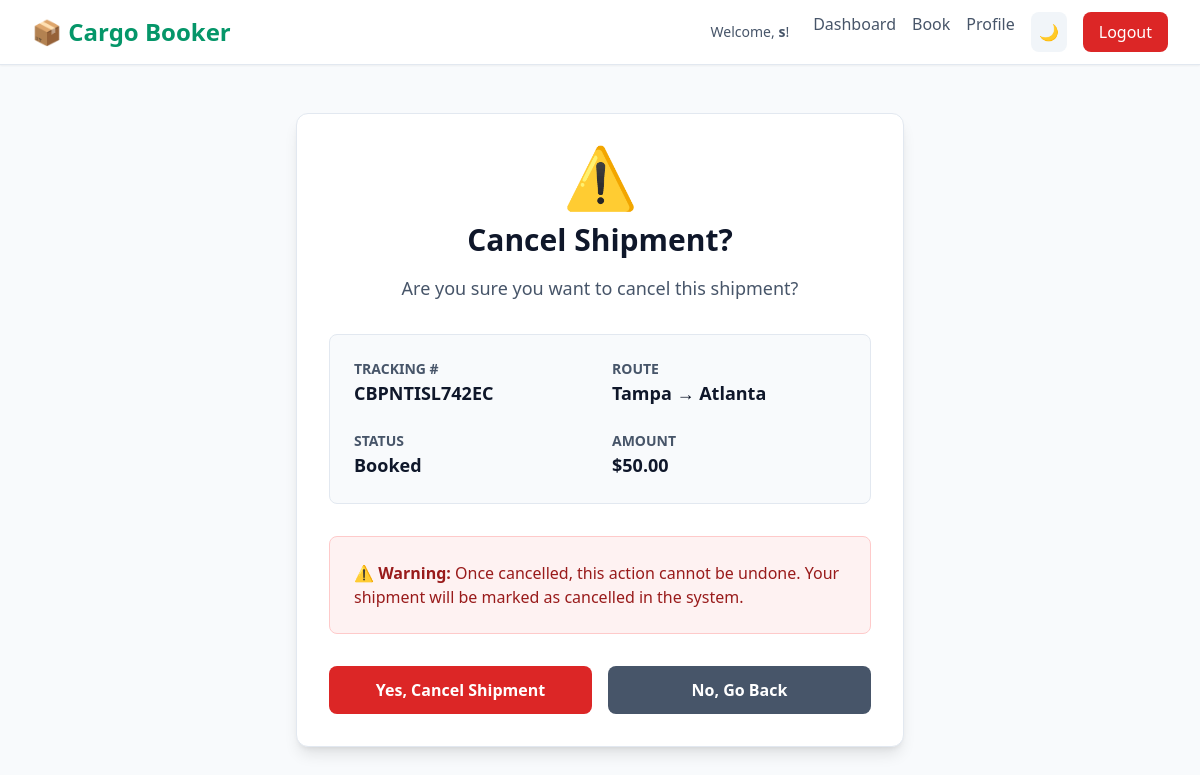
/shipment/1/cancel/ (signed in), run on the app's committed database.
### shipments/models.py (models this page shows, shortened)
class Shipment(models.Model):
    CARGO_TYPE_CHOICES = [
        ('documents', 'Documents'),
        ('fragile', 'Fragile Items'),
        ('perishable', 'Perishable Goods'),
        ('electronics', 'Electronics'),
        ('furniture', 'Furniture'),
        ('machinery', 'Machinery'),
        ('other', 'Other'),
    ]
    STATUS_CHOICES = [
        ('pending', 'Pending'),
        ('booked', 'Booked'),
        ('in_transit', 'In Transit'),
        ('delivered', 'Delivered'),
        ('cancelled', 'Cancelled'),
    ]
    user = models.ForeignKey(User, on_delete=models.CASCADE, related_name='shipments')
    tracking_number = models.CharField(max_length=20, unique=True, default=generate_tracking_number)
    sender_name = models.CharField(max_length=255)
    sender_email = models.EmailField()
    sender_phone = models.CharField(max_length=20)
    sender_address = models.TextField()
    sender_city = models.CharField(max_length=100)
    sender_postal = models.CharField(max_length=20)
    receiver_name = models.CharField(max_length=255)
    receiver_email = models.EmailField()
    receiver_phone = models.CharField(max_length=20)
    receiver_address = models.TextField()
    receiver_city = models.CharField(max_length=100)
    receiver_postal = models.CharField(max_length=20)
    cargo_type = models.CharField(max_length=20, choices=CARGO_TYPE_CHOICES)
    cargo_description = models.TextField()
    weight_kg = models.DecimalField(max_digits=10, decimal_places=2)
    cargo_type_price = models.DecimalField(max_digits=10, decimal_places=2, default=0)  # per kg
    total_price = models.DecimalField(max_digits=10, decimal_places=2, default=0)
    status = models.CharField(max_length=20, choices=STATUS_CHOICES, default='pending')
    created_at = models.DateTimeField(auto_now_add=True)
    updated_at = models.DateTimeField(auto_now=True)
    estimated_delivery = models.DateTimeField(null=True, blank=True)
    class Meta:
        ordering = ['-created_at']

### shipments/views.py (the view, shortened to what this page needs)
# urls.py: path('shipment/<int:pk>/cancel/', views.cancel_shipment, name='cancel_shipment'),
@login_required(login_url='login')
def cancel_shipment(request, pk):
    shipment = get_object_or_404(Shipment, pk=pk)
    if shipment.user != request.user:
        messages.error(request, 'You do not have permission to cancel this shipment.')
        return redirect('dashboard')
    if shipment.status not in ['pending', 'booked']:
        messages.error(request, 'This shipment cannot be cancelled.')
        return redirect('shipment_detail', pk=pk)
    return render(request, 'cancel_shipment.html', {'shipment': shipment})

### templates/cancel_shipment.html (shortened to what this page needs)
{% extends 'base.html' %}
{% block content %}
<div class="max-w-2xl mx-auto px-4 sm:px-6 lg:px-8 py-12">
    <div class="bg-white dark:bg-slate-900 rounded-xl shadow-lg p-8 border border-slate-200 dark:border-slate-800">
        <div class="text-center mb-8">
            <div class="text-6xl mb-4">⚠️</div>
            <h1 class="text-3xl font-bold text-slate-900 dark:text-white mb-4">Cancel Shipment?</h1>
            <p class="text-slate-600 dark:text-slate-400 text-lg">Are you sure you want to cancel this shipment?</p>
        </div>
        <div class="bg-slate-50 dark:bg-slate-800 rounded-lg p-6 mb-8 border border-slate-200 dark:border-slate-700">
            <div class="grid grid-cols-2 gap-6">
                <div>
                    <p class="text-sm text-slate-600 dark:text-slate-400 font-semibold uppercase">Tracking #</p>
                    <p class="text-lg font-bold text-slate-900 dark:text-white">{{ shipment.tracking_number }}</p>
                </div>
                <div>
                    <p class="text-sm text-slate-600 dark:text-slate-400 font-semibold uppercase">Route</p>
                    <p class="text-lg font-bold text-slate-900 dark:text-white">{{ shipment.sender_city }} → {{ shipment.receiver_city }}</p>
                </div>
                <div>
                    <p class="text-sm text-slate-600 dark:text-slate-400 font-semibold uppercase">Status</p>
                    <p class="text-lg font-bold"><span class="status-badge status-{{ shipment.status }}">{{ shipment.get_status_display }}</span></p>
                </div>
                <div>
                    <p class="text-sm text-slate-600 dark:text-slate-400 font-semibold uppercase">Amount</p>
                    <p class="text-lg font-bold text-slate-900 dark:text-white">${{ shipment.total_price|floatformat:2 }}</p>
                </div>
            </div>
        </div>
        <div class="bg-red-50 dark:bg-red-950 border border-red-200 dark:border-red-800 rounded-lg p-6 mb-8">
            <p class="text-red-800 dark:text-red-200">
                <strong>⚠️ Warning:</strong> Once cancelled, this action cannot be undone. Your shipment will be marked as cancelled in the system.
            </p>
        </div>
        <form method="post" class="flex gap-4">
            <button type="submit" class="flex-1 px-6 py-3 bg-red-600 hover:bg-red-700 text-white rounded-lg font-semibold transition-all duration-300 transform hover:scale-105">
                Yes, Cancel Shipment
            </button>
            <a href="{% url 'shipment_detail' shipment.pk %}" class="flex-1 px-6 py-3 bg-slate-600 hover:bg-slate-700 text-white rounded-lg font-semibold transition-all duration-300 text-center">
                No, Go Back
            </a>
        </form>
    </div>
</div>
{% endblock %}

### templates/base.html (shortened to what this page needs)
{% load static %}
<!DOCTYPE html>
<html lang="en">
<head>
    <script src="https://cdn.tailwindcss.com"></script>
    <link rel="stylesheet" href="{% static 'css/style.css' %}">
</head>
<body class="bg-slate-50 dark:bg-slate-900 text-slate-900 dark:text-white transition-colors duration-300">
    <nav class="sticky top-0 z-50 bg-white dark:bg-slate-950 border-b border-slate-200 dark:border-slate-800 shadow-sm">
        <div class="max-w-7xl mx-auto px-4 sm:px-6 lg:px-8">
            <div class="flex justify-between items-center h-16">
                <div class="flex-shrink-0">
                    <a href="{% url 'index' %}" class="text-2xl font-bold text-emerald-600 dark:text-emerald-400 hover:text-emerald-700 transition-colors">📦 Cargo Booker</a>
                </div>
                <div class="flex items-center gap-6">
                    {% if user.is_authenticated %}
                        <span class="text-sm text-slate-600 dark:text-slate-300">Welcome, <span class="font-semibold">{{ user.first_name|default:user.username }}</span>!</span>
                        <div class="flex gap-4">
                            <a href="{% url 'dashboard' %}" class="text-slate-600 dark:text-slate-300 hover:text-emerald-600 dark:hover:text-emerald-400 transition-colors font-medium">Dashboard</a>
                            <a href="{% url 'book_shipment' %}" class="text-slate-600 dark:text-slate-300 hover:text-emerald-600 dark:hover:text-emerald-400 transition-colors font-medium">Book</a>
                            <a href="{% url 'profile' %}" class="text-slate-600 dark:text-slate-300 hover:text-emerald-600 dark:hover:text-emerald-400 transition-colors font-medium">Profile</a>
                            <button id="darkModeToggle" class="p-2 rounded-lg bg-slate-100 dark:bg-slate-800 hover:bg-slate-200 dark:hover:bg-slate-700 transition-colors">🌙</button>
                            <a href="{% url 'logout' %}" class="px-4 py-2 bg-red-600 hover:bg-red-700 text-white rounded-lg transition-colors font-medium">Logout</a>
                        </div>
                    {% endif %}
                </div>
            </div>
        </div>
    </nav>
    <main class="min-h-[calc(100vh-120px)] bg-slate-50 dark:bg-slate-900 transition-colors">
        {% block content %}{% endblock %}
    </main>
</body>
</html>

### data on the page
Shipment: tracking_number "CBPNTISL742EC", sender_city "Tampa", receiver_city "Atlanta", status "Booked", total_price "50.00"

### other printed values
{{ user.first_name|default:user.username }} "s"
